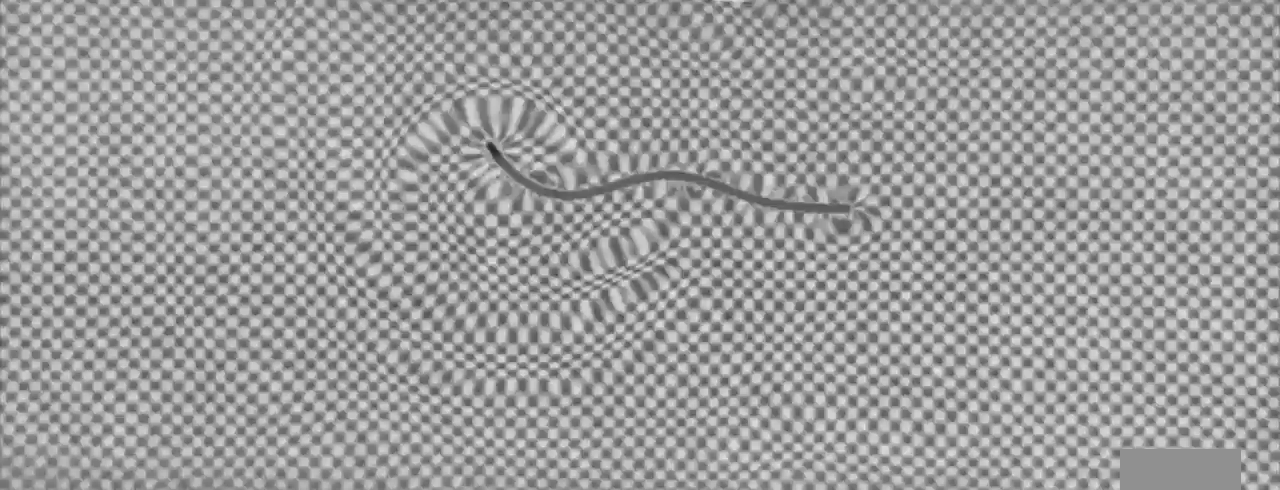
#> input picture capture-P1-2V-9Hz.tiff, 1280 x 490 px, given in place of Camo Snapshot 2024-05-17 12-04-24 - 10Hz.jpg, which was not available
$ jupyter execute --allow-errors track_tail.ipynb   (text cells are left out)
#> lines starting #> are read from the running program, lines starting #| are printed output that depends on the picture; after the words box and inside, x2 and y2 are one past the last pixel; in counts of white or black regions, pixels touching at a corner belong together; pictures that were not available may be replaced by others from this repository, and a replacement may not be noted
[cell 1]
import numpy as np
import matplotlib.pyplot as plt
import cv2 as cv
from skimage.morphology import remove_small_holes, area_opening, skeletonize, area_closing, binary_erosion, binary_dilation
import pandas as pd
from matplotlib import rcParams
from skimage.measure import find_contours

COLOR = 'black'
plt.style.use("default")
rcParams["font.family"] = "serif"
rcParams["mathtext.fontset"] = "cm"
rcParams['figure.figsize'] = (18, 10)
rcParams['figure.titlesize'] = 20
rcParams['figure.dpi'] = 50
rcParams['axes.facecolor'] = 'lightgray'
rcParams['legend.fontsize'] = 25
rcParams['axes.titlesize'] = 60
rcParams['axes.labelsize'] = 50
rcParams['ytick.labelsize'] = 20
rcParams['xtick.labelsize'] = 20
rcParams['text.color'] = COLOR
rcParams['text.color'] = COLOR
rcParams['axes.labelcolor'] = COLOR
rcParams['xtick.color'] = COLOR
rcParams['ytick.color'] = COLOR
rcParams['grid.color'] = COLOR
rcParams['text.latex.preamble'] = "\n".join([
    r'\usepackage[version=3]{mhchem}'
])

THRESHOLD = 120
MAX_PIXEL_VALUE = 255

[cell 2]
def cortar(frame, limites):
    min_x, max_x, min_y, max_y = limites
    corte = frame[min_y:max_y, min_x:max_x]
    return corte

def gris(frame):
    im_gray = cv.cvtColor(frame, cv.COLOR_BGR2GRAY)
    return im_gray

def binarize(frame, th=THRESHOLD):
    _, im_binary = cv.threshold(frame, th, MAX_PIXEL_VALUE, cv.THRESH_BINARY)
    return im_binary

# [6 lines left out: function find, not called in this run]

def guillotina(frame):
    # encuentra la cabeza
    y, x = np.where(frame<=130)
    # pinta esos puntos del valor promedio de la imagen
    frame[y, x] = np.mean(frame)
    # renormaliza la matriz por los máximos y mínimos valores de la imagen sin la cabeza
    frame -= np.min(frame)
    frame = (frame/np.max(frame))*255
    return frame

def binarize_TAIL(frame):
    _, im_binary = cv.threshold(frame, THRESHOLD-15, MAX_PIXEL_VALUE, cv.THRESH_BINARY)
    # rellena manchas negras del fondo
    arr = im_binary > 0
    im_binary = remove_small_holes(arr)*255
    # rellena manchas blancas dentro del cuerpo del filamento
    y, x = np.where(im_binary==0)
    im_bin = im_binary[min(y)-1:max(y)+2, min(x)-1:max(x)+2]
    im_bin = area_opening(im_bin, 400)
    im_binary[min(y)-1:max(y)+2, min(x)-1:max(x)+2] = im_bin
    return im_binary

def skeleton(frame):
    arr = frame < 255
    sk = skeletonize(arr)*255
    # si sobre una columna que ocupa el esqueleto de la cola hay más de un píxel blanco (debido a globos o ramas)
    # rellena esos puntos con negro y ubica un píxel blanco en la fila "promedio" de esos puntos.
    _, x = np.where(sk!=0)
    for c in np.unique(x):
        r = np.where(sk[:, c]!=0)[0]
        for p in r:
            sk[p, c] = 0
        sk[int(np.mean(r)), c] = 255
    tail = np.where(sk!=0)
    # devuelve la matriz y las coordenadas del esqueleto en la misma
    return sk, tail

def track_TAIL(vs, limites, SHOW=False):
        pos_sk = [] # matrices de skeletonize
        pos_tail = [] # coordenadas del cuerpo
        i=0
        count=0
        lista_count=[] # frames analizados
        while(vs.isOpened()):
            ret, frame = vs.read()
            if ret:
                count +=1
                frame = cortar(frame, limites)

                # para que sólo analice los frames donde se puede ver la cola completa dentro del cuadro:
                im_izq = frame[:, 0:1]
                im_izq = cv.bitwise_not(binarize(gris(im_izq), th=100))
                im_der = frame[:, -2:-1]
                im_der = cv.bitwise_not(binarize(gris(im_der), th=160))
                if np.sum(im_izq) == 0:
                    if np.sum(im_der) == 0:
                        lista_count.append(count)
                        frame_bn = binarize_TAIL(guillotina(gris(frame)))
                        x_tail, y_tail = np.where(frame_bn==0)
                        sk, tail = skeleton(frame_bn)
                        pos_sk.append(sk)
                        pos_tail.append(tail)
                        if SHOW:
                            # frame[x_tail,y_tail] = [0, 255, 0] # esto señala todo el filamento, no solo el esqueleto
                            frame[tail[0],tail[1]] = [0, 0, 255]
                            cv.imshow('frame', frame)
                        i+=1
                        if cv.waitKey(1) & 0xFF == ord('q'): # quit con q
                            break
                else:
                    # print('termina en:',count)
                    break
            else:
                print('Video no leído')
                break
        cv.destroyAllWindows()
        tiempo = [f for f in range(1, len(pos_sk)+1)]

        return i, lista_count, np.array(tiempo, dtype='object'), np.array(pos_sk, dtype='object'), np.array(pos_tail, dtype='object')

[cell 3]
# [103 lines left out: functions tracker, combineta, not called in this run]

[cell 4]
# lim = [319, 950, 250, 505]
lim = [310, 950, 205, 505]

[cell 5]
im = cv.imread('fotos\\Capturas\\Camo Snapshot 2024-05-17 12-04-24 - 10Hz.jpg')
#> im is the input picture: shape (490, 1280, 3); min 39, max 236, mean 156.2
plt.figure()
plt.imshow(im)
im = cv.flip(im, 1)
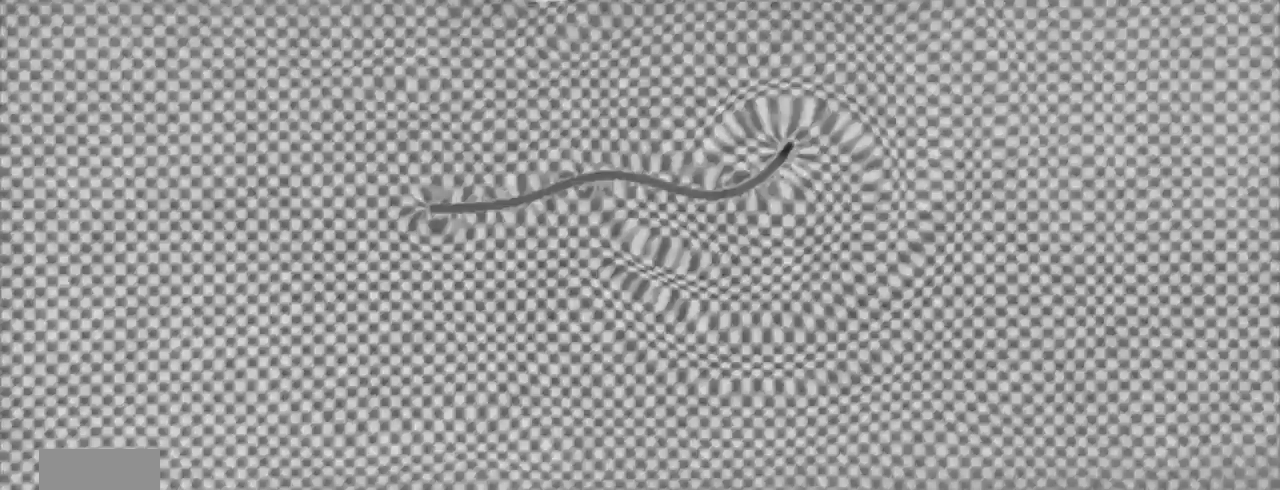
#> im: shape (490, 1280, 3); min 39, max 236, mean 156.2
plt.figure()
plt.imshow(im)

im_cut = cortar(im, limites=lim)
#> in cortar, `corte = frame[min_y:max_y, min_x:max_x]`:
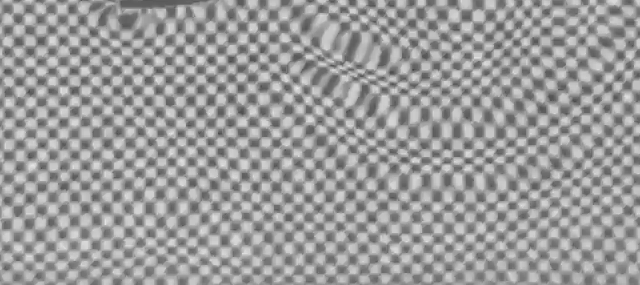
#> corte: shape (285, 640, 3); min 67, max 236, mean 155.3
plt.figure()
plt.imshow(im_cut)

im_gray = gris(im_cut)
plt.figure()
plt.imshow(im_gray)

[cell 6]
im_decap = guillotina(im_gray)
#> in guillotina, `frame[y, x] = np.mean(frame)`:
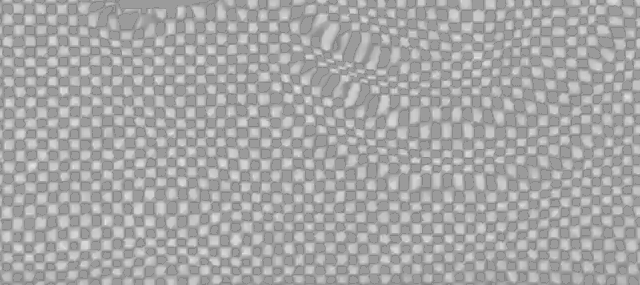
#> frame: shape (285, 640); min 131, max 236, mean 165.9
#> in guillotina, `frame -= np.min(frame)`:
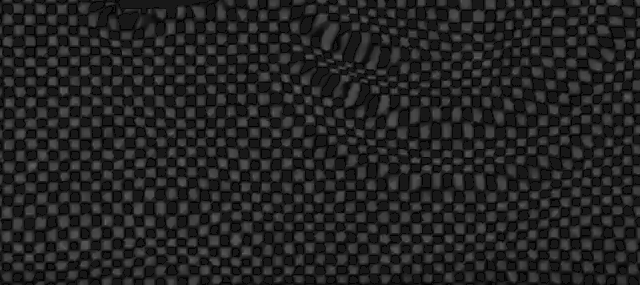
#> frame: shape (285, 640); min 0, max 105, mean 34.9
#> in guillotina, `frame = (frame/np.max(frame))*255`:
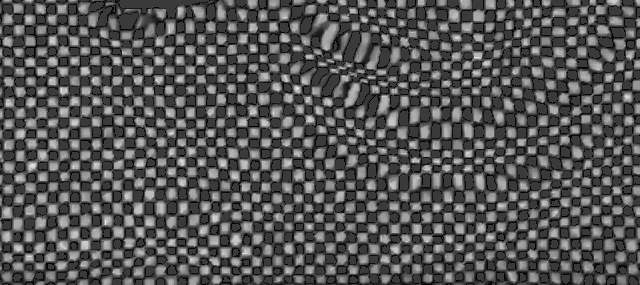
#> frame: shape (285, 640) float64; min 0, max 255, mean 84.8
plt.figure()
plt.imshow(im_decap)

[cell 7]
im_binary = binarize(im_decap, th=THRESHOLD-15)
#> in binarize, `_, im_binary = cv.threshold(frame, th, MAX_PIXEL_VALUE, cv.THRESH_BINA..`:
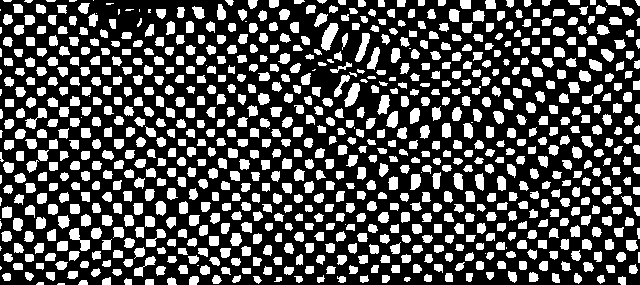
#> im_binary: shape (285, 640) float64; 31.2% white; 837 white regions (38 under 20 px), largest, box (x1, y1, x2, y2) and area: (321, 23, 339, 51) 279, (344, 83, 360, 107) 219, (69, 228, 90, 251) 207
plt.figure()
plt.imshow(im_binary)

#> (the rest of this cell did not finish here and is left out)

#> in binarize_TAIL, `im_bin = im_binary[min(y)-1:max(y)+2, min(x)-1:max(x)+2]`: im_bin = [0]
plt.figure()
plt.imshow(im_binary)

[cell 8]
im_sk, _ = skeleton(im_binary)
#> in skeleton, `sk = skeletonize(arr)*255`:
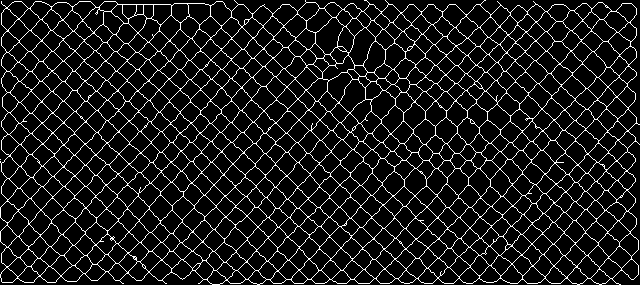
#> sk: shape (285, 640) int64; 10.3% white in thin lines or dots
#> in skeleton, `_, x = np.where(sk!=0)`: x = 18730 values, max 639 at index 8178, min 0 at index 10411, mean 317.9
#> after the loop in skeleton, `for c in np.unique(x):`:
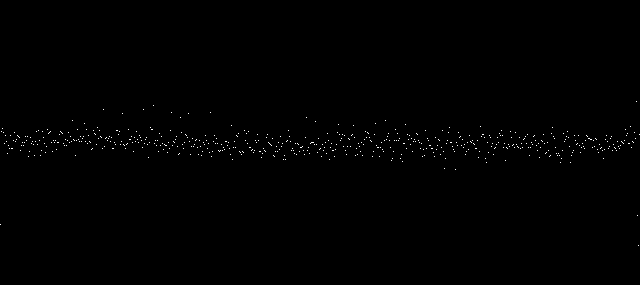
#> sk: shape (285, 640) int64; 0.35% white in thin lines or dots, all inside (x1, y1, x2, y2) = (0, 101, 640, 246)
#> in skeleton, `tail = np.where(sk!=0)`: tail = 640 positions, rows 101 to 245, columns 0 to 639
plt.figure()
plt.imshow(im_sk)

[cell 9]
video = cv.VideoCapture('videos\\ECO20-45mm-PECERA1\\ECO20-45mm-1,00Vpp-7,66Hz.mp4')
frame_count, lista_count, tiempo, sk, tail = track_TAIL(video, lim, SHOW=True)
#> in cortar (call 2), `corte = frame[min_y:max_y, min_x:max_x]`:
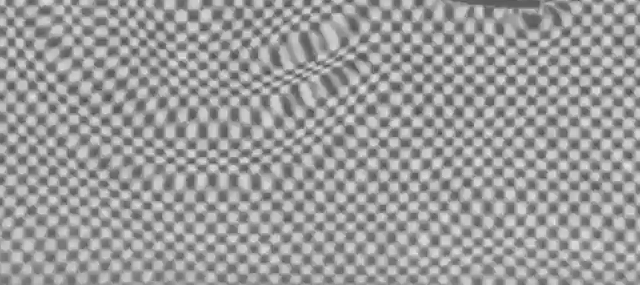
#> corte: shape (285, 640, 3); min 67, max 236, mean 155.2
#> in track_TAIL, `im_izq = frame[:, 0:1]`: im_izq = 285 rows, first 8: [193, 193, 193], [195, 195, 195], [194, 194, 194], [195, 195, 195], [195, 195, 195], [166, 166, 166], [142, 142, 142], [132, 132, 132]
#> in track_TAIL, `im_izq = cv.bitwise_not(binarize(gris(im_izq), th=100))`: im_izq = 285 values, max 255 at index 75, min 0 at index 0, mean 11.63
#> in track_TAIL, `im_der = frame[:, -2:-1]`: im_der = 285 rows, first 8: [132, 132, 132], [148, 148, 148], [152, 152, 152], [160, 160, 160], [170, 170, 170], [185, 185, 185], [194, 194, 194], [193, 193, 193]
#> in track_TAIL, `im_der = cv.bitwise_not(binarize(gris(im_der), th=160))`: im_der = 285 values, max 255 at index 0, min 0 at index 4, mean 132.4

# revisar el tema del guardado con Nico

[cell 10]
import os

for filename in os.listdir('videos\\ECO20-45mm-PECERA1'):
    print(f'Analizando {filename}')
    spl = filename.split('.')[0].split('-')
    v,f = spl[2],spl[3]
    video = cv.VideoCapture('videos\\ECO20-45mm-PECERA1\\'+filename)
    lim = [319, 950, 250, 505] #[xleft, xright, ytop, ydown]
    fc, lc, t, sk, tail = track_TAIL(video, lim, SHOW=True)
#> in cortar (call 3), `corte = frame[min_y:max_y, min_x:max_x]`:
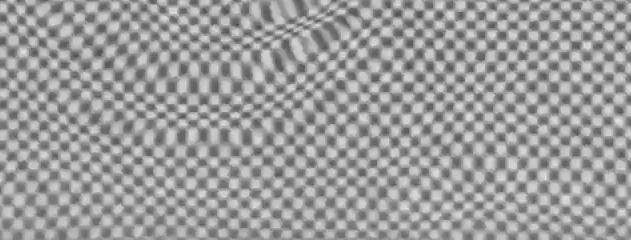
#> corte: shape (240, 631, 3); min 67, max 236, mean 155.9
#> in track_TAIL (call 2), `im_izq = frame[:, 0:1]`: im_izq = 240 rows, first 8: [115, 115, 115], [137, 137, 137], [159, 159, 159], [169, 169, 169], [185, 185, 185], [187, 187, 187], [189, 189, 189], [191, 191, 191]
#> in track_TAIL (call 2), `im_der = frame[:, -2:-1]`: im_der = 240 rows, first 8: [121, 121, 121], [139, 139, 139], [159, 159, 159], [172, 172, 172], [196, 196, 196], [195, 195, 195], [195, 195, 195], [193, 193, 193]
